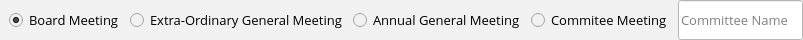
    <widget class="QWidget" name="widget_3" native="true">
     <property name="minimumSize">
      <size>
       <width>0</width>
       <height>40</height>
      </size>
     </property>
     <property name="maximumSize">
      <size>
       <width>16777215</width>
       <height>40</height>
      </size>
     </property>
     <property name="font">
      <font>
       <family>Open Sans</family>
       <pointsize>10</pointsize>
       <stylestrategy>PreferAntialias</stylestrategy>
      </font>
     </property>
     <property name="styleSheet">
      <string notr="true">background-color: rgb(241, 241, 241);</string>
     </property>
     <layout class="QHBoxLayout" name="horizontalLayout_5">
      <property name="leftMargin">
       <number>9</number>
      </property>
      <property name="topMargin">
       <number>0</number>
      </property>
      <property name="rightMargin">
       <number>0</number>
      </property>
      <property name="bottomMargin">
       <number>0</number>
      </property>
      <item>
       <widget class="QRadioButton" name="BoardMeeting">
        <property name="font">
         <font>
          <family>Open Sans</family>
          <pointsize>10</pointsize>
          <stylestrategy>PreferAntialias</stylestrategy>
         </font>
        </property>
        <property name="text">
         <string>Board Meeting</string>
        </property>
        <property name="checked">
         <bool>true</bool>
        </property>
       </widget>
      </item>
      <item>
       <widget class="QRadioButton" name="EGM">
        <property name="font">
         <font>
          <family>Open Sans</family>
          <pointsize>10</pointsize>
          <stylestrategy>PreferAntialias</stylestrategy>
         </font>
        </property>
        <property name="text">
         <string>Extra-Ordinary General Meeting</string>
        </property>
       </widget>
      </item>
      <item>
       <widget class="QRadioButton" name="AGM">
        <property name="font">
         <font>
          <family>Open Sans</family>
          <pointsize>10</pointsize>
          <stylestrategy>PreferAntialias</stylestrategy>
         </font>
        </property>
        <property name="text">
         <string>Annual General Meeting</string>
        </property>
       </widget>
      </item>
      <item>
       <widget class="QRadioButton" name="Committee">
        <property name="font">
         <font>
          <family>Open Sans</family>
          <pointsize>10</pointsize>
          <stylestrategy>PreferAntialias</stylestrategy>
         </font>
        </property>
        <property name="text">
         <string>Commitee Meeting</string>
        </property>
       </widget>
      </item>
      <item>
       <widget class="QLineEdit" name="commiteeName">
        <property name="sizePolicy">
         <sizepolicy hsizetype="Expanding" vsizetype="Expanding">
          <horstretch>0</horstretch>
          <verstretch>0</verstretch>
         </sizepolicy>
        </property>
        <property name="font">
         <font>
          <family>Open Sans</family>
          <pointsize>10</pointsize>
          <stylestrategy>PreferAntialias</stylestrategy>
         </font>
        </property>
        <property name="styleSheet">
         <string notr="true">background-color: rgb(255, 255, 255);</string>
        </property>
        <property name="placeholderText">
         <string>Committee Name</string>
        </property>
       </widget>
      </item>
     </layout>
    </widget>
